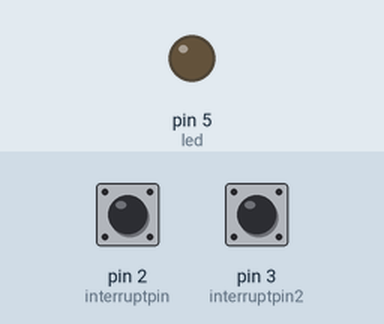
A sketch run on a simulated Arduino Uno, built with avr-gcc and run on an emulated ATmega328P. Shown: output pins drawn as LEDs (lit = HIGH). Inputs (shaded band) come from the test bench; at power-on: pin 2 (interruptpin) HIGH, pin 3 (interruptpin2) LOW.

Above: at 1.2 s.
1.3 s: pin 2 (interruptpin) pulled LOW for 0.15 s
At 2.8 s:
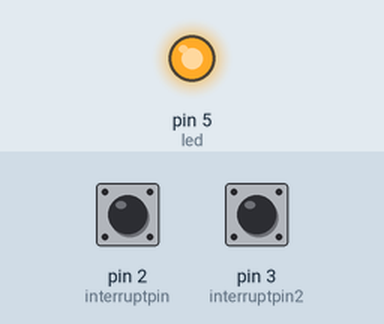
4.4 s: pin 3 (interruptpin2) pulled HIGH for 0.15 s
At 6.3 s:
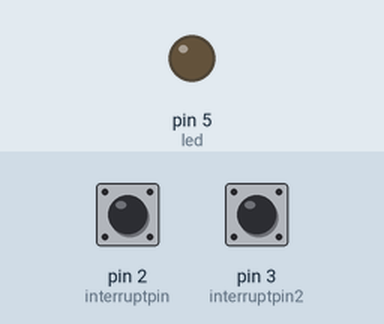
Timing chart, 0 to 7.8 s (numbered marks = the images above; inputs shaded):
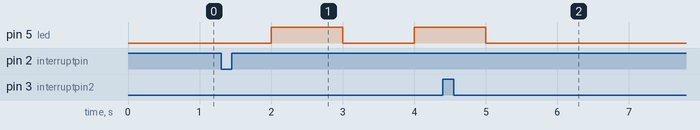

Measured:
- after the input at 1.3 s, pin 5 (led): LOW → HIGH after 0.70 s, → LOW 1.0 s later, → HIGH 1.0 s later
- after the input at 4.4 s, pin 5 (led): goes on until 5.0 s, then stays LOW

The sketch:

led_read_control.ino
```cpp
int led =5;
int turn_off =0;
String teststr;
int interruptpin = 2;
int interruptpin2 = 3;
unsigned long cnt = 0;
int button=0;
void setup(){
    pinMode(led,OUTPUT);
    pinMode(interruptpin, INPUT_PULLUP);
    Serial.begin(115200);
    attachInterrupt(digitalPinToInterrupt(interruptpin), interrupt, FALLING);
    attachInterrupt(digitalPinToInterrupt(interruptpin2), interrupt2, RISING);

}

void loop(){
  //Serial.println("Enter data:");
  if (Serial.available() != 0)
  {     //wait for data available


  teststr = Serial.readString();  //read until timeout

  teststr.trim(); //띄어쓰기 제거

    if (teststr=="one")
    {
      button=1;
    }
    else if(teststr=="two")
    {
      button=2;
    }
    else if(teststr=="three")
    {
      button=3;
    }
    else if(teststr=="zero")
    {
      button=0;
    }
    else{

    }
  }
  if (turn_off ==1)
  {
    off();
    //초기화해주기
    button=0;
    teststr="";
  }
  else
  {
    if (button%4==1)
    {
      button=1;

      second();

    }
    else if(button%4==2)
    {
      button=2;
      teststr = "";
      halfsecond();

    }
    else if(button%4==3)
    {
      button=3;
      teststr = "";
      full();

    }
    else if (button%4==0)
    {
      button=0;
      teststr = "";
      off();
    }
  }
}


void second() //1초마다 깜빡
{
    digitalWrite(led, HIGH);
    delay(1000);
    digitalWrite(led, LOW);
    delay(1000);
}
void halfsecond() //0.1초마다 깜빡
{
    digitalWrite(led, HIGH);
    delay(100);
    digitalWrite(led, LOW);
    delay(100);
}
void full() //켜져있는 상태
{
    digitalWrite(led, HIGH);
    delay(1000);
    digitalWrite(led, LOW);
    delay(1);
}
void off(){
  digitalWrite(led, LOW);
  delay(1000);
}

void interrupt() //누르는 순간
{
    if(millis()-cnt > 300)
    {
      button++;
    }
    cnt = millis();
}
void interrupt2() //떼는 순간
{
    if(millis()-cnt > 2000)
    {
      if (turn_off==0)
      {
        turn_off=1;
      }
      else
      {
        turn_off=0;
      }
    }
}
```
